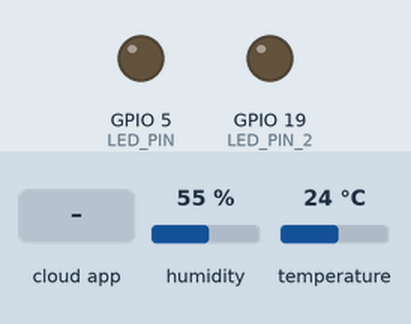
Recording of a sketch running on a simulated ESP32. On the bench: output pins drawn as LEDs (lit = HIGH). The test bench sets the inputs (shaded band); at power-on: temperature 24 °C, humidity 55 %. WiFi joins after 1.5 s; servers stay silent unless stated; the Firebase database answers and starts empty; what the sketch prints to the serial monitor is not drawn.

Above: at 2.7 s.
2.8 s: temperature set to 34 °C
5.3 s: temperature set to 37 °C
At 7.0 s:
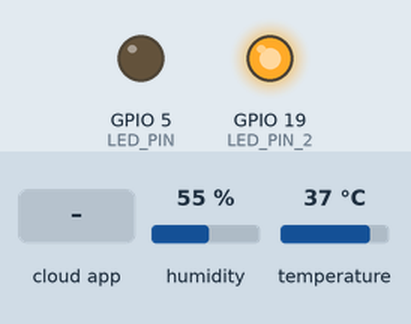
12.0 s: the phone or cloud app sets light to ON
At 13.9 s:
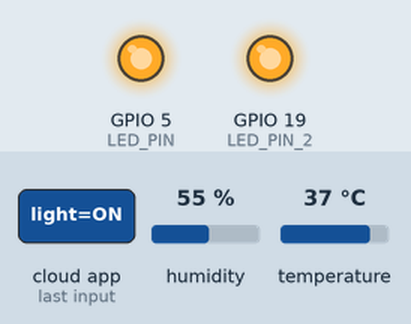
At 15.3 s:
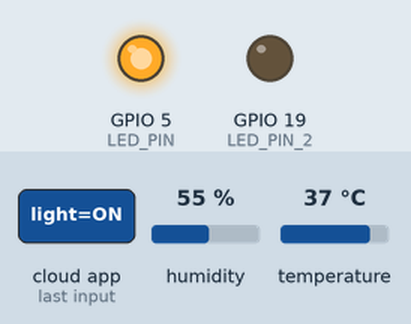
20.4 s: temperature set to 41 °C
Timing chart, 0 to 26.0 s (numbered marks = the images above; inputs shaded):
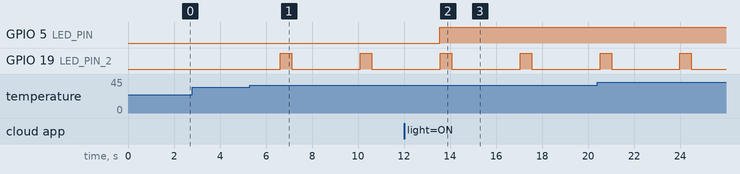

The sketch:

ESP32_code.ino
```cpp
#include <WiFi.h>
#include <Firebase_ESP_Client.h>
#include <DHT.h>

// ==== THÔNG TIN WIFI VÀ FIREBASE ====
const char* ssid = "94 Hoang Ngan";
const char* password = "27111995";

#define FIREBASE_HOST "https://fir-demo-c2b70-default-rtdb.firebaseio.com/"
#define FIREBASE_AUTH "ImdxxjdE4lgemZdvjLXXZVylSPEGQmZ123S31u32"
#define API_KEY ""  // Nếu chỉ dùng RTDB thì có thể để trống

// ==== CẤU HÌNH CẢM BIẾN DHT11 ====
#define DHTPIN 4
#define DHTTYPE DHT11
DHT dht(DHTPIN, DHTTYPE);

// ==== CẤU HÌNH LED ====
#define LED_PIN 5  // Chỉ dùng 1 LED tại GPIO5

#define LED_PIN_2 19

// ==== CẤU HÌNH FIREBASE ====
FirebaseData fbdo;
FirebaseAuth auth;
FirebaseConfig config;

void setup() {
  Serial.begin(115200);
  dht.begin();

  // Kết nối WiFi
  WiFi.begin(ssid, password);
  Serial.print("Đang kết nối WiFi");
  while (WiFi.status() != WL_CONNECTED) {
    delay(500);
    Serial.print(".");
  }
  Serial.println("\n Đã kết nối WiFi");

  // Cấu hình Firebase
  config.host = FIREBASE_HOST;
  config.signer.tokens.legacy_token = FIREBASE_AUTH;

  Firebase.begin(&config, &auth);
  Firebase.reconnectWiFi(true);

  // Cấu hình chân LED
  pinMode(LED_PIN, OUTPUT);
  digitalWrite(LED_PIN, LOW);
//nhay den
  pinMode(LED_PIN_2, OUTPUT);
}

void loop() {
  // ==== Đọc trạng thái LED từ Firebase ====
  if (Firebase.RTDB.getString(&fbdo, "/esp32/light")) {
    String lightState = fbdo.stringData();
    digitalWrite(LED_PIN, (lightState == "ON") ? HIGH : LOW);
    Serial.printf("Trạng thái đèn: %s\n", lightState.c_str());
  } else {
    Serial.printf("Lỗi đọc trạng thái đèn: %s\n", fbdo.errorReason().c_str());
  }

  // ==== Đọc nhiệt độ và độ ẩm từ DHT11 ====
  float temperature = dht.readTemperature();
  float humidity = dht.readHumidity();

//nhay den
   if (temperature > 35) {
    // Nháy đèn khi nhiệt độ > 35
    digitalWrite(LED_PIN_2, HIGH);  // Bật đèn
    delay(500);
    digitalWrite(LED_PIN_2, LOW);   // Tắt đèn
    delay(500);
  } else {
    // Tắt đèn khi nhiệt độ <= 35
    digitalWrite(LED_PIN_2, LOW);
  }

  if (!isnan(temperature) && !isnan(humidity)) {
    Serial.printf(" Temp: %.2f°C |  Humidity: %.2f%%\n", temperature, humidity);

    // Gửi dữ liệu lên Firebase
    Firebase.RTDB.setFloat(&fbdo, "/esp32/temperature", temperature);
    Firebase.RTDB.setFloat(&fbdo, "/esp32/humidity", humidity);


  } else {
    Serial.println(" Lỗi đọc DHT11");
  }

  delay(2000);
}
```

Measured:
- the behaviour switches between 35 and 36 °C on temperature (found by bisection; images 0 and 1)
- after the input at 2.8 s, every drawn part: stays the same
- after the input at 5.3 s, GPIO 19 (LED_PIN_2): alternates HIGH for 0.50 s and LOW for 3.0 s, starting after 1.3 s
- after the input at 12.0 s, GPIO 5 (LED_PIN): LOW → HIGH after 1.5 s
